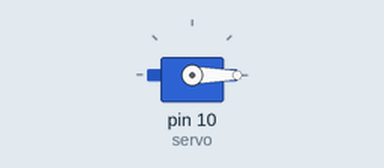
The sketch below on a simulated Arduino Uno, built with avr-gcc and run on an emulated ATmega328P. Shown: servo.

Above: at 0.05 s.
Timing chart, 0 to 4.6 s (numbered marks = the images above):
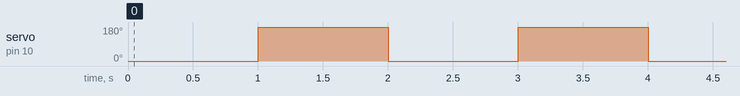

Measured:
- by itself, servo on pin 10 (servo): alternates 180° for 1.0 s and 0° for 1.0 s

The sketch:

qrservo.ino
```cpp
#include <Servo.h>

#include <Servo.h>

Servo servo;

void setup(){
    servo.attach(9);
    servo.attach(10);
}

void loop(){
    servo.write(0);
    delay(1000);
    servo.write(180);
    delay(1000);
}
```
